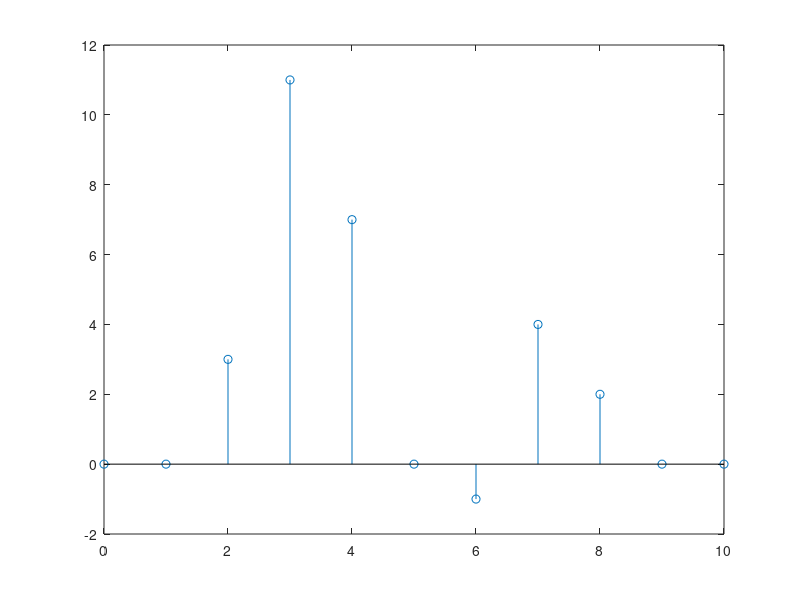
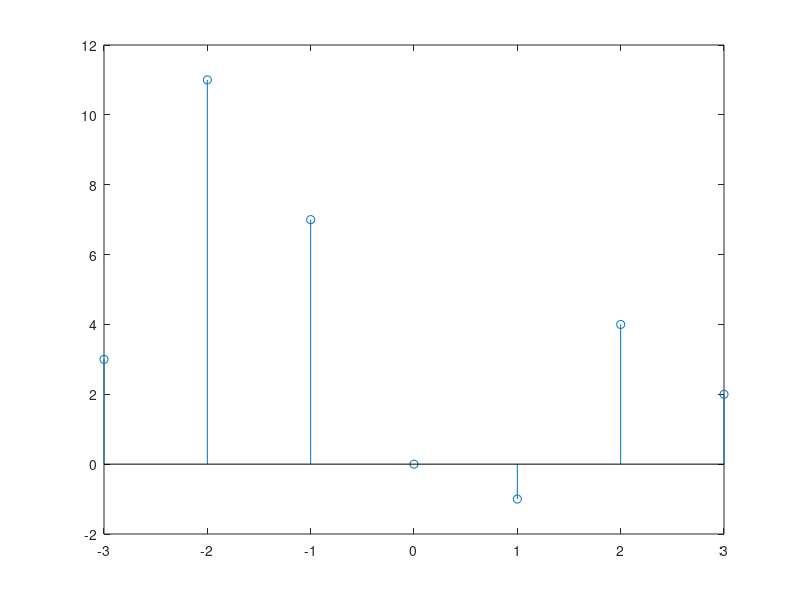
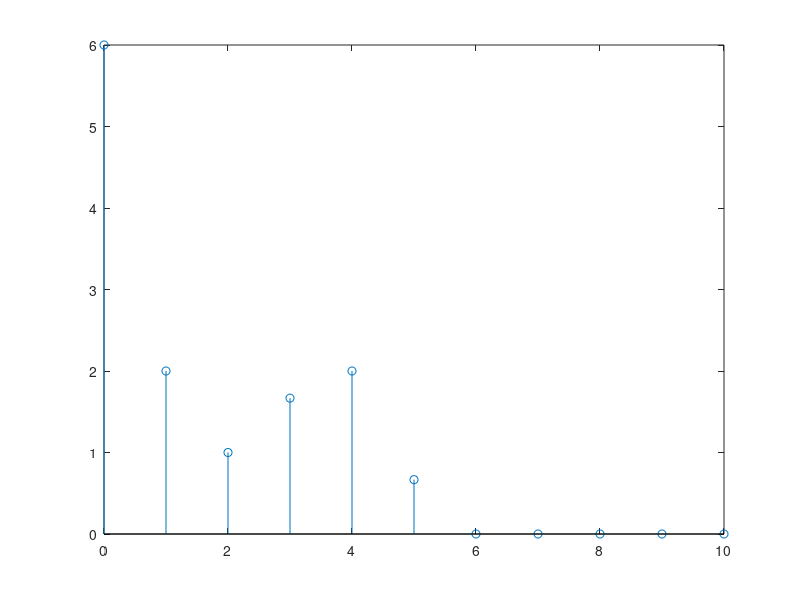

MATLAB code for these plots, in order:
% Es 9

% Given x(n) = [3, 11, 7, 0, -1, 4, 2] , n in [-3, 3]
% Create y(n) = x(n - 5), n in [0, 10], without using circshift or for loops.
% Create y(n)= 1/3 sum[m = 0, 1, 2] x(n-m)
% Hint: y(n) has the form of a convolution...

close all
clearvars
clc

%% signals

x = [3, 11, 7, 0, -1, 4, 2]; 
n_x = [-3:3];

%% y(n) = x(n-5)

n_h = 0:10;
delta_5 = zeros(size(n_h));
delta_5(6) = 1;

% support of the convolution:
n_conv = n_x(1) + n_h(1) : n_x(end) + n_h(end);

y = conv(delta_5, x);
y = y(n_conv>=0 & n_conv <= 10);

stem(0:10, y);

%% y(n) = sum...

h = zeros(size(n_h));
h(1:3) = 1/3;

y = conv(x, h);
y = y(n_conv>=0 & n_conv <= 10);

figure; 
stem(n_x, x);
figure; 
stem(0:10, y);

